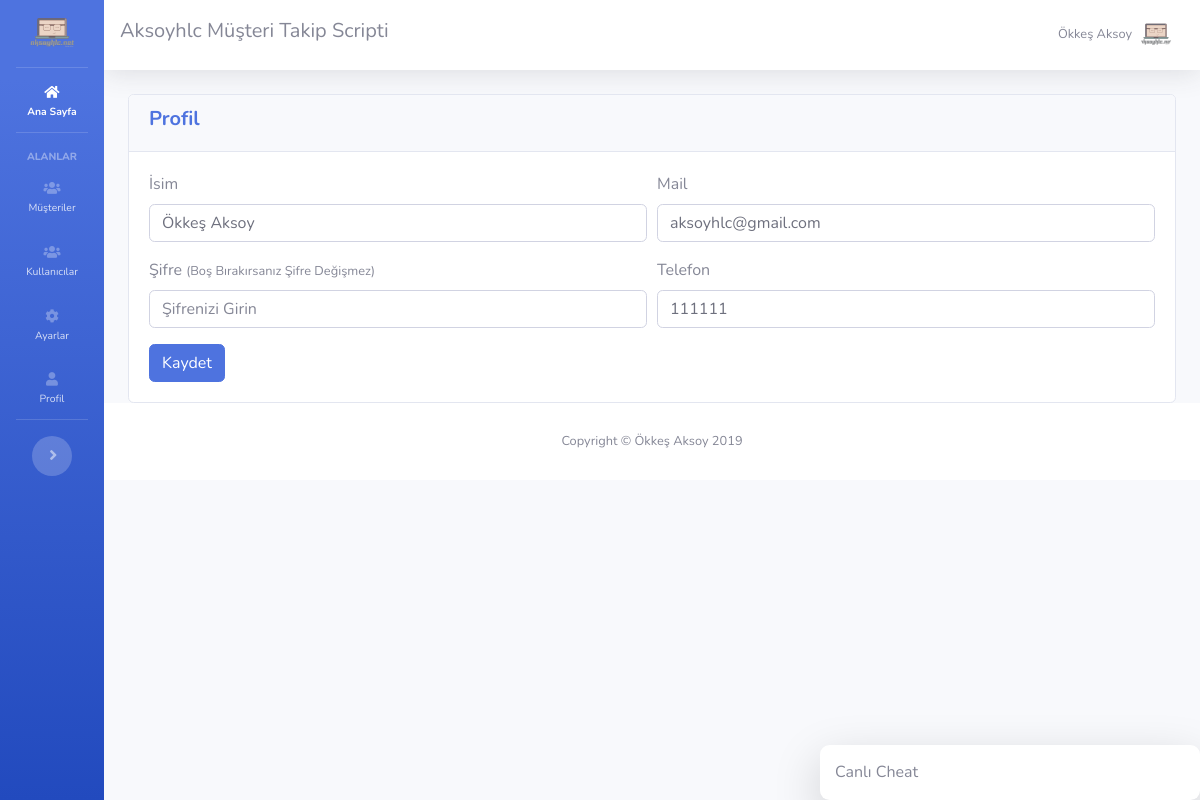
/Dosyalar/profil.php (signed in), run on the app's committed database.
### tables this page shows
CREATE TABLE `ayarlar` (
  `id` int(11) NOT NULL,
  `site_logo` varchar(400) DEFAULT NULL,
  `site_baslik` varchar(350) DEFAULT NULL,
  `site_aciklama` varchar(300) DEFAULT NULL,
  `site_link` varchar(100) DEFAULT NULL,
  `site_sahip_mail` varchar(100) DEFAULT NULL,
  `site_mail_host` varchar(100) DEFAULT NULL,
  `site_mail_mail` varchar(100) DEFAULT NULL,
  `site_mail_port` int(11) DEFAULT NULL,
  `site_mail_sifre` varchar(100) DEFAULT NULL
);

CREATE TABLE `kullanicilar` (
  `kul_id` int(11) NOT NULL,
  `kul_isim` varchar(200) DEFAULT NULL,
  `kul_mail` varchar(200) DEFAULT NULL,
  `kul_sifre` varchar(100) DEFAULT NULL,
  `kul_telefon` varchar(100) DEFAULT NULL,
  `kul_yetki` int(11) NOT NULL DEFAULT '0'
);

### Dosyalar/islemler/baglan.php (called while the page is built, shortened)
<?php
$host="localhost";
$veritabani_ismi="kurs_musteritakip";
$kullanici_adi="root";
$sifre="123456789";
try {
	$db = new PDO("mysql:host=$host;dbname=$veritabani_ismi;charset=utf8",$kullanici_adi,$sifre);
} catch (PDOException $e) {
	echo $e->getmessage();
}
$sorgu=$db->prepare("SELECT * FROM ayarlar");
$sorgu->execute();
$ayarcek=$sorgu->fetch(PDO::FETCH_ASSOC);
?>

### Dosyalar/fonksiyonlar.php (called while the page is built, shortened)
<?php
function yetkikontrol()
{
	if ($_SESSION['kul_yetki']==1) {
		return TRUE;
	} else {
		return FALSE;
	}
}
?>

### Dosyalar/profil.php (the view)
<?php include 'header.php';
$sorgu=$db->prepare("SELECT * FROM kullanicilar WHERE kul_id=:kul_id");
$sorgu->execute(array(
	'kul_id' => $_SESSION['kul_id']
));
$kullanici=$sorgu->fetch(PDO::FETCH_ASSOC);
?>
<div class="container-fluid">
	<div class="row">
		<div class="col-md-12">
			<div class="card">
				<div class="card-header">
					<h5 class="font-weight-bold text-primary">Profil</h5>
				</div>
				<div class="card-body">
					<form action="islemler/ajax.php" method="POST" accept-charset="utf-8">
						<div class="form-row">
							<div class="col-md-6 form-group">
								<label>İsim</label>
								<input type="text" name="kul_isim" class="form-control" value="<?php echo $kullanici['kul_isim'] ?>" placeholder="İsminizi Girin">
							</div>
							<div class="col-md-6 form-group">
								<label>Mail</label>
								<input type="text" name="kul_mail" class="form-control" value="<?php echo $kullanici['kul_mail'] ?>" placeholder="Mail Adresinizi Girin">
							</div>
						</div>
						<div class="form-row">
							<div class="col-md-6 form-group">
								<label>Şifre <small>(Boş Bırakırsanız Şifre Değişmez)</small></label>
								<input type="password" name="kul_sifre" class="form-control" placeholder="Şifrenizi Girin">
							</div>
							<div class="col-md-6 form-group">
								<label>Telefon</label>
								<input type="text" name="kul_telefon" class="form-control" value="<?php echo $kullanici['kul_telefon'] ?>" placeholder="Telefonunuzu Girin">
							</div>
						</div>
						<button type="submit" name="profilkaydet" class="btn btn-primary">Kaydet</button>
					</form>
				</div>
			</div>
		</div>
	</div>
</div>
<?php include 'footer.php' ?>

### Dosyalar/header.php (shortened to what this page needs)
<?php
include 'islemler/baglan.php';
include 'fonksiyonlar.php';
?>
<!DOCTYPE html>
<html lang="tr">
<head>
  <link href="vendor/fontawesome-free/css/all.min.css" rel="stylesheet" type="text/css">
  <link href="css/sb-admin-2.min.css" rel="stylesheet">
  <link rel="stylesheet" href="css/aksoyhlc.css">
</head>
<body id="page-top">
  <div id="wrapper">
    <ul class="navbar-nav bg-gradient-primary sidebar sidebar-dark accordion" id="accordionSidebar">
     <li class="nav-item">
      <a class="nav-link text-center" href="index.php">
        <img src="dosyalar/<?php echo $ayarcek['site_logo'] ?>" style="width: 60%; height: auto;">
      </a>
    </li>
    <hr class="sidebar-divider my-0">
    <li class="nav-item active">
      <a class="nav-link" href="index.php">
        <i class="fas fa-home"></i>
        <span>Ana Sayfa</span></a>
      </li>
      <hr class="sidebar-divider">
      <div class="sidebar-heading">
        Alanlar
      </div>
      <li class="nav-item">
        <a class="nav-link collapsed" href="#" data-toggle="collapse" data-target="#collapseTwo" aria-expanded="true" aria-controls="collapseTwo">
          <i class="fas fa-users"></i>
          <span>Müşteriler</span>
        </a>
      </li>
      <?php if (yetkikontrol()): ?>
       <li class="nav-item">
        <a class="nav-link collapsed" href="#" data-toggle="collapse" data-target="#kullanicimeby" aria-expanded="true" aria-controls="kullanicimeby">
          <i class="fas fa-users"></i>
          <span>Kullanıcılar</span>
        </a>
      </li>
    <?php endif ?>
    <li class="nav-item">
      <a class="nav-link" href="ayarlar.php">
        <i class="fas fa-cog"></i>
        <span>Ayarlar</span></a>
      </li>
      <li class="nav-item">
        <a class="nav-link" href="profil.php">
          <i class="fas fa-user"></i>
          <span>Profil</span></a>
        </li>
        <hr class="sidebar-divider d-none d-md-block">
        <div class="text-center d-none d-md-inline">
          <button class="rounded-circle border-0" id="sidebarToggle"></button>
        </div>
      </ul>
      <div id="content-wrapper" class="d-flex flex-column">
        <div id="content">
          <nav class="navbar navbar-expand navbar-light bg-white topbar mb-4 static-top shadow">
            <h5><?php echo $ayarcek['site_baslik'] ?></h5>
            <ul class="navbar-nav ml-auto">
              <li class="nav-item dropdown no-arrow">
                <a class="nav-link dropdown-toggle" href="#" id="userDropdown" role="button" data-toggle="dropdown" aria-haspopup="true" aria-expanded="false">
                  <span class="mr-2 d-none d-lg-inline text-gray-600 small"><?php echo $_SESSION['kul_isim'] ?></span>
                  <img class="img-profile rounded-circle" src="dosyalar/<?php echo $ayarcek['site_logo'] ?>">
                </a>
              </li>
            </ul>
          </nav>

### data on the page
ayarlar: site_logo (picture), site_baslik "Aksoyhlc Müşteri Takip Scripti"
kullanicilar: kul_isim "Ökkeş Aksoy", kul_mail "aksoyhlc@gmail.com", kul_telefon "111111"

### other printed values
$_SESSION['kul_isim'] "Ökkeş Aksoy"
